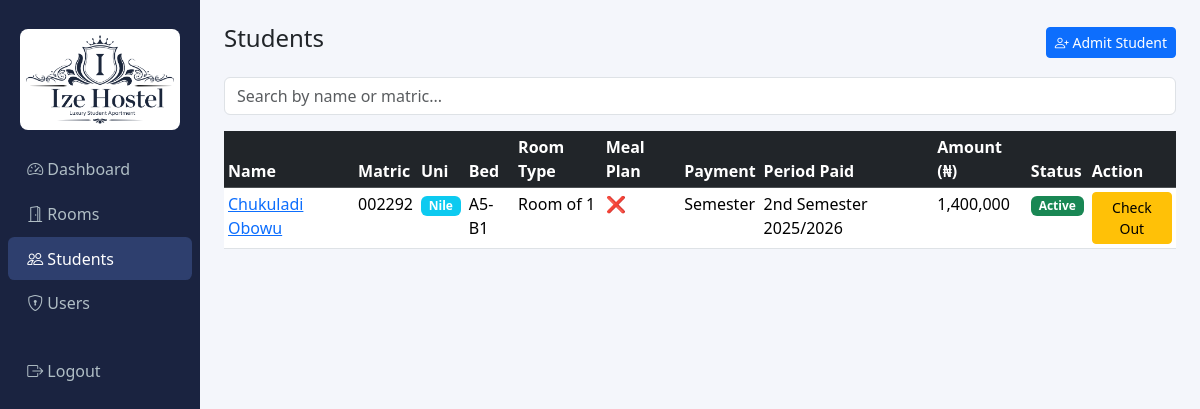
/students (signed in), run on the app's committed database.
### app.py (models this page shows, shortened)
class Student(db.Model):
    id = db.Column(db.Integer, primary_key=True)
    full_name = db.Column(db.String(120), nullable=False)
    matric_number = db.Column(db.String(30), unique=True, nullable=False)
    university = db.Column(db.String(10), nullable=False)
    phone = db.Column(db.String(20))
    email = db.Column(db.String(120))
    bed_id = db.Column(db.Integer, db.ForeignKey("bed.id"), nullable=True)
    meal_plan = db.Column(db.Boolean, default=False)
    payment_type = db.Column(db.String(20))
    semester_paid = db.Column(db.String(30))
    amount_paid = db.Column(db.Float, default=0.0)
    check_in_date = db.Column(db.DateTime, default=datetime.utcnow)
    is_active = db.Column(db.Boolean, default=True)

class Bed(db.Model):
    id = db.Column(db.Integer, primary_key=True)
    room_id = db.Column(db.Integer, db.ForeignKey("room.id"), nullable=False)
    bed_label = db.Column(db.String(10), nullable=False)
    is_occupied = db.Column(db.Boolean, default=False)
    student = db.relationship("Student", backref="bed", uselist=False)

class Room(db.Model):
    id = db.Column(db.Integer, primary_key=True)
    block = db.Column(db.String(1), nullable=False)
    room_number = db.Column(db.String(10), nullable=False)
    room_type = db.Column(db.String(30), nullable=False)
    capacity = db.Column(db.Integer, nullable=False)
    beds = db.relationship("Bed", backref="room", lazy=True, cascade="all, delete-orphan")

### app.py (the view)
@app.route("/students")
@login_required
def students():
    all_students = Student.query.order_by(Student.full_name).all()
    return render_template("students.html", students=all_students,
        room_type_labels=ROOM_TYPE_LABELS)

### app.py (called while the page is built)
@login_manager.user_loader
def load_user(user_id):
    return User.query.get(int(user_id))

### templates/students.html (shortened to what this page needs)
{% extends "base.html" %}
{% block content %}
<div class="d-flex justify-content-between align-items-center mb-3">
  <h4>Students</h4>
  <a href="{{ url_for('add_student') }}" class="btn btn-primary btn-sm">
    <i class="bi bi-person-plus"></i> Admit Student
  </a>
</div>
<input type="text" id="search" class="form-control mb-3" placeholder="Search by name or matric...">
<table class="table table-hover table-sm" id="studentTable">
  <thead class="table-dark">
    <tr>
      <th>Name</th><th>Matric</th><th>Uni</th><th>Bed</th><th>Room Type</th>
      <th>Meal Plan</th><th>Payment</th><th>Period Paid</th><th>Amount (₦)</th>
      <th>Status</th><th>Action</th>
    </tr>
  </thead>
  <tbody>
  {% for s in students %}
  <tr>
    <td><a href="{{ url_for('student_detail', student_id=s.id) }}">{{ s.full_name }}</a></td>
    <td>{{ s.matric_number }}</td>
    <td>
      <span class="badge {{ 'bg-info' if s.university=='Nile' else 'bg-warning text-dark' }}">
        {{ s.university }}
      </span>
    </td>
    <td>{{ s.bed.bed_label if s.bed else "-" }}</td>
    <td>{{ room_type_labels[s.bed.room.room_type] if s.bed else "-" }}</td>
    <td>{{ "✅" if s.meal_plan else "❌" }}</td>
    <td>{{ s.payment_type }}</td>
    <td>{{ s.semester_paid }}</td>
    <td>{{ "{:,.0f}".format(s.amount_paid) }}</td>
    <td>
      <span class="badge {{ 'bg-success' if s.is_active else 'bg-secondary' }}">
        {{ "Active" if s.is_active else "Checked Out" }}
      </span>
    </td>
    <td>
      {% if s.is_active %}
      <form method="POST" action="{{ url_for('checkout_student', student_id=s.id) }}"
            onsubmit="return confirm('Check out this student?')">
        <button class="btn btn-warning btn-sm">Check Out</button>
      </form>
      {% endif %}
    </td>
  </tr>
  {% endfor %}
  </tbody>
</table>
{% endblock %}

### templates/base.html (style rules this page uses)
body { background:#f4f6fb; }

### data on the page
Student: full_name "Chukuladi Obowu", matric_number "002292", university "Nile", bed "A5-B1", meal_plan "❌", payment_type "Semester", semester_paid "2nd Semester 2025/2026", amount_paid "1,400,000", is_active "Active"
Room: room_type "Room of 1"
